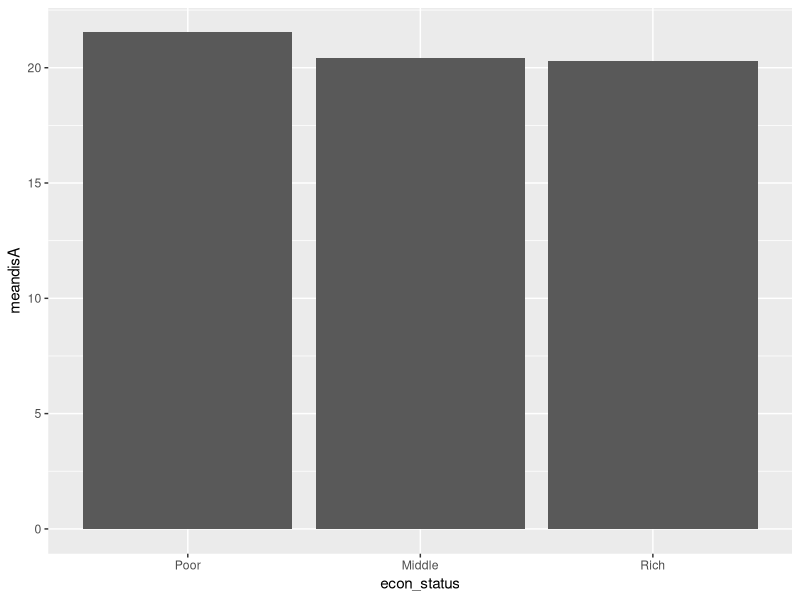
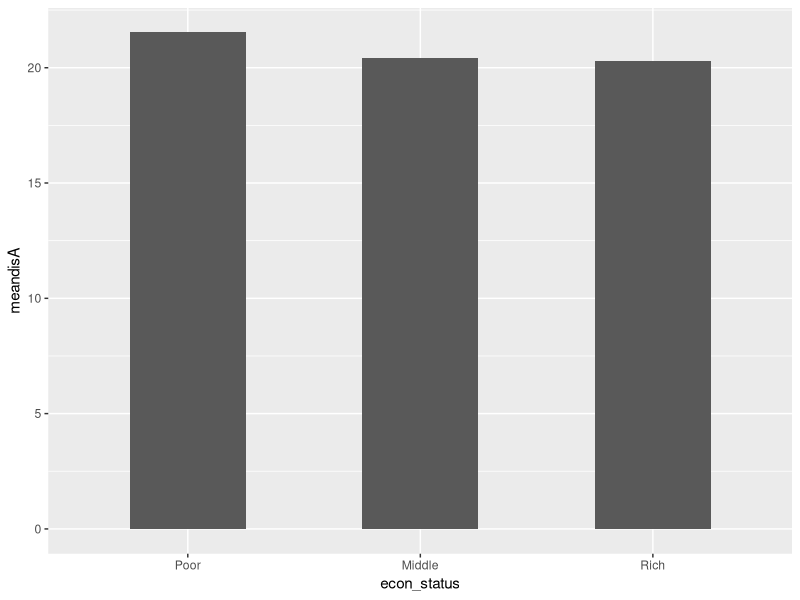
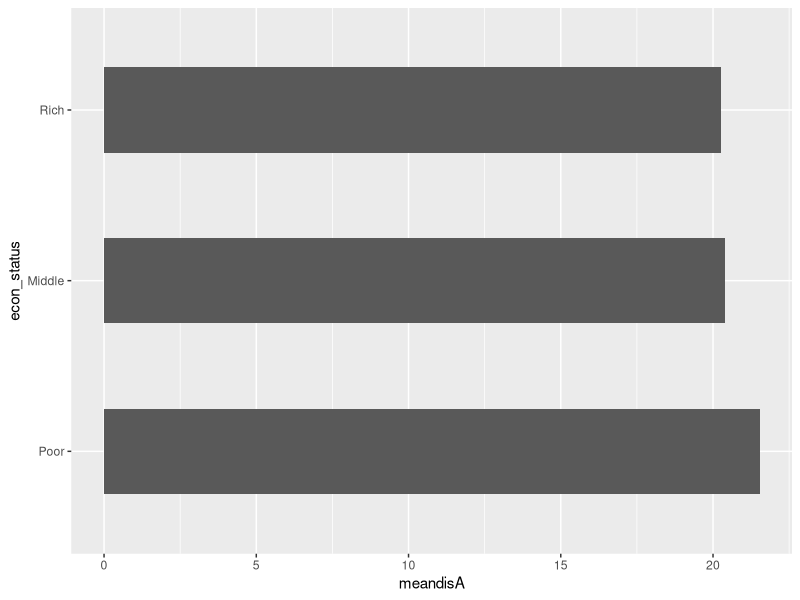
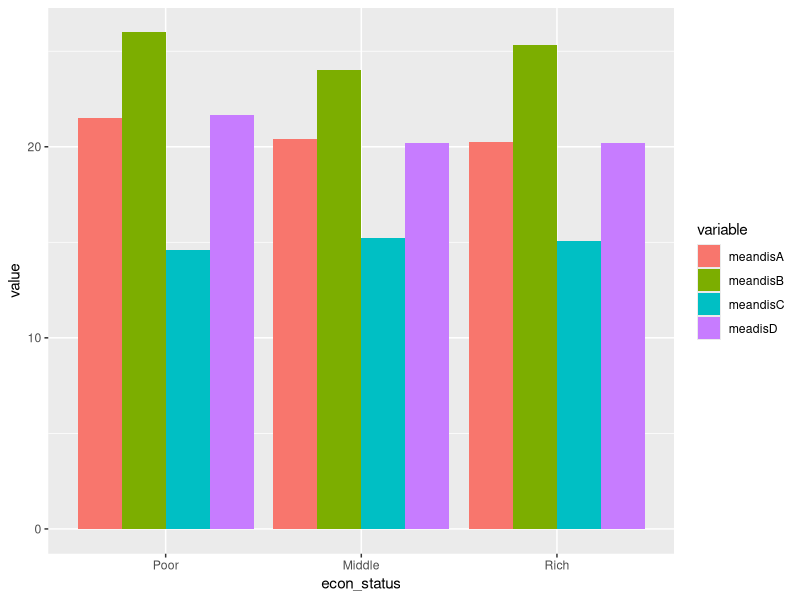
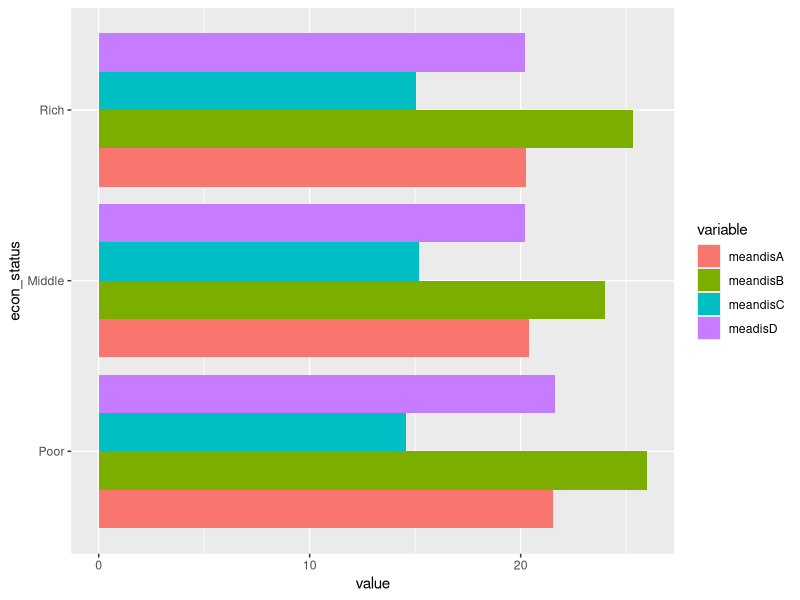
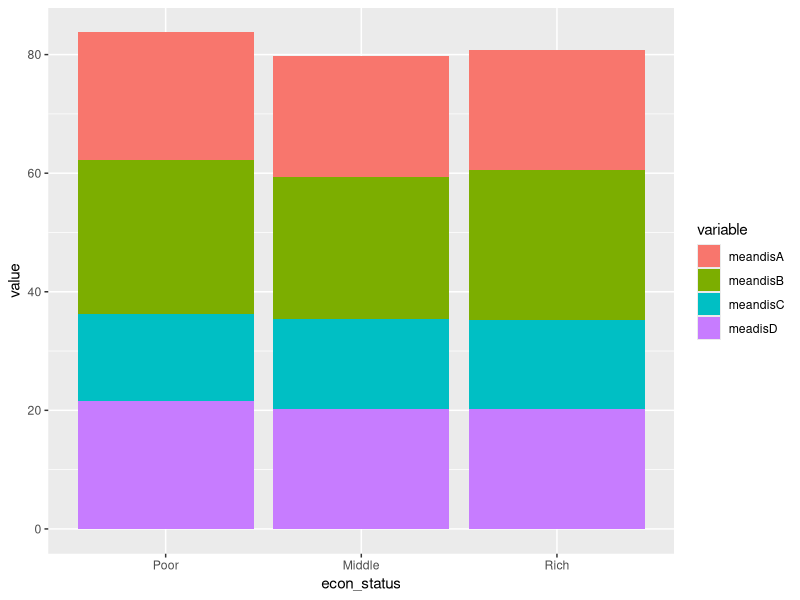
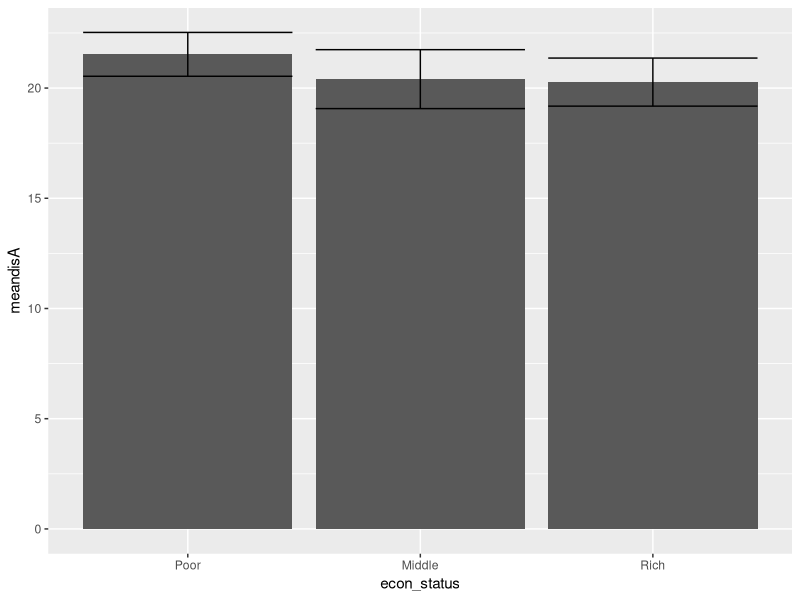
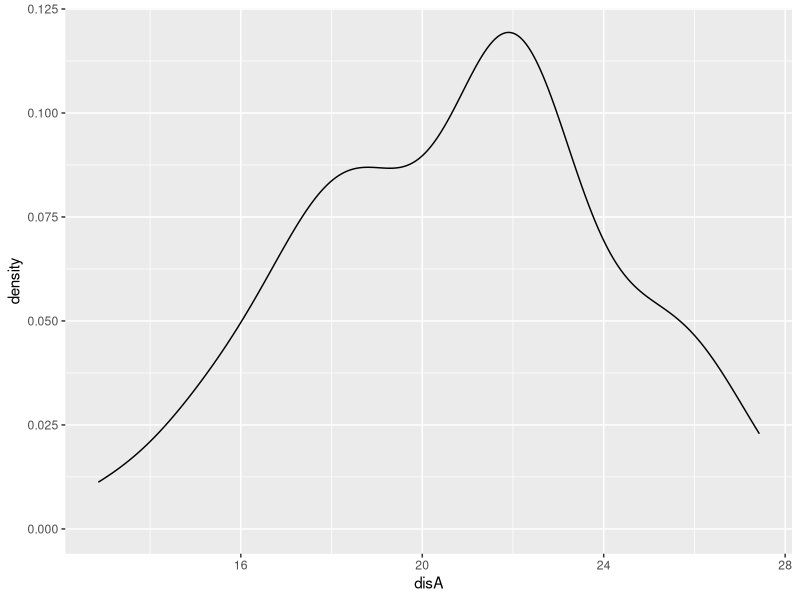

Write the R code that produced these figures, in order.

################################
# Chapter-12
################################

# Set a seed value to make the data reproducible
set.seed(12345)
ggplotdata <-data.frame(disA=rnorm(n=100,mean=20,sd=3),
              disB=rnorm(n=100,mean=25,sd=4),
              disC=rnorm(n=100,mean=15,sd=1.5),
              age=factor(sample(c(1,2,3,4),size=100,replace=T),
              levels=c(1,2,3,4),labels=c("< 5yrs","5-10 yrs","10-18 yrs","18 +yrs")),
              sex=factor(sample(c(1,2),size=100,replace=T),
              levels=c(1,2),labels=c("Male","Female")),
econ_status=factor(sample(c(1,2,3),size=100,replace=T), levels=c(1,2,3),labels=c("Poor","Middle","Rich")))

ggplotdata$disD <- ggplotdata$disA+rnorm(100,sd=3)

################################
# Recipe: Creating bar charts

library(plyr)
bardata <- ddply(ggplotdata,.(econ_status),summarize,meandisA=mean(disA),
meandisB=mean(disB),meandisC=mean(disC),meadisD=mean(disD))

library(ggplot2)

ggplot(data= bardata, aes(x=econ_status, y=meandisA)) + geom_bar(stat="identity")

# to change bar width we could use width= argument within geom_bar()
ggplot(data= bardata, aes(x=econ_status, y=meandisA)) + geom_bar(stat="identity",width=0.5)
# change the layout to horizontal use coord_flip()
# with the main plot
ggplot(data= bardata, aes(x=econ_status, y=meandisA)) + geom_bar(stat="identity",width=0.5)+coord_flip()


################################
# Recipe: Creating multiple bar charts

library(plyr)
bardata <- ddply(ggplotdata,.(econ_status),summarize,meandisA=mean(disA),
meandisB=mean(disB),meandisC=mean(disC),meadisD=mean(disD))

library(reshape)
bardata_tidy <- melt(bardata,id.vars="econ_status")

ggplot(data= bardata_tidy, aes(x=econ_status, y=value, fill=variable)) + geom_bar(stat="identity",position="dodge")

# To make horizontal bar chart
ggplot(data= bardata_tidy, aes(x=econ_status, y=value, fill=variable)) + geom_bar(stat="identity",position="dodge")+coord_flip()
ggplot(data= bardata_tidy, aes(x=econ_status, y=value, fill=variable)) + geom_bar(stat="identity",position="stack")

################################
# Recipe: Creating bar chart with error bars

# Summarizing the dataset to calculate mean
# calculating margin of error for 95% confidence interval of mean
bardata <- ddply(ggplotdata,.(econ_status),summarize,n=length(disA),meandisA=mean(disA),
            sdA=sd(disA),errMargin= 1.96*sd(disA)/sqrt(length(disA)))

# transforming the dataset to calculate
# lower and upper limit of confidence interval
bardata <- transform(bardata, lower= meandisA-errMargin, upper=meandisA+errMargin)

errbar <- ggplot(data= bardata, aes(x=econ_status, y=meandisA)) + geom_bar(stat="identity")
errbar + geom_errorbar(aes(ymax=upper,ymin=lower),data=bardata)

################################
# Recipe: Visualizing density of numeric variable

ggplot(data=ggplotdata,aes(x=disA))+geom_density()


################################
# Recipe: Creating box plot

ggplot(data=ggplotdata,aes(y=disB,x=sex))+geom_boxplot()

################################
# Recipe: Creating layered plot with scatter plot and fitted line

Sctrplot <- ggplot(data=ggplotdata,aes(x=disA,y=disD))+geom_point()
Sctrplot <- Sctrplot + geom_smooth(method="lm",col="red")
Sctrplot + geom_smooth(col="green")

################################
# Recipe: Creating line chart

# connected line
ggplot(data=ggplotdata,aes(x=1:nrow(ggplotdata),y=disA))+geom_line()

# connected line with points
ggplot(data=ggplotdata,aes(x=1:nrow(ggplotdata),y=disA))+geom_line()+geom_point()

# connected line with points separated by factor variable
ggplot(data=ggplotdata,aes(x=1:nrow(ggplotdata),y=disA,col=sex))+geom_line()+geom_point()

ggplot(data=ggplotdata,aes(x=as.Date(1:nrow(ggplotdata),origin = "2013-12-31"),y=disA,col=sex))+geom_line()+geom_point()


################################
# Recipe: Graph annotation with ggplot

library(grid)
library(gridExtra)
# creating scatter plot and print it
annotation_obj <- ggplot(data=ggplotdata,aes(x=disA,y=disD))+geom_point()
annotation_obj

# Adding custom text at (18,29) position
annotation_obj1 <- annotation_obj + annotate(geom="text",x=18,y=29,label="Extreme value",size=3)
annotation_obj1

# Highlight certain regions with a box
annotation_obj2 <- annotation_obj1+
annotate("rect", xmin = 24, xmax = 27,ymin=17,ymax=22,alpha = .2)
annotation_obj2

# Drawing line segment with arrow
annotation_obj3 <- annotation_obj2+
annotate("segment",x = 16,xend=17.5,y=25,yend=27.5,colour="red", arrow = arrow(length = unit(0.5, "cm")),size=2)
annotation_obj3
